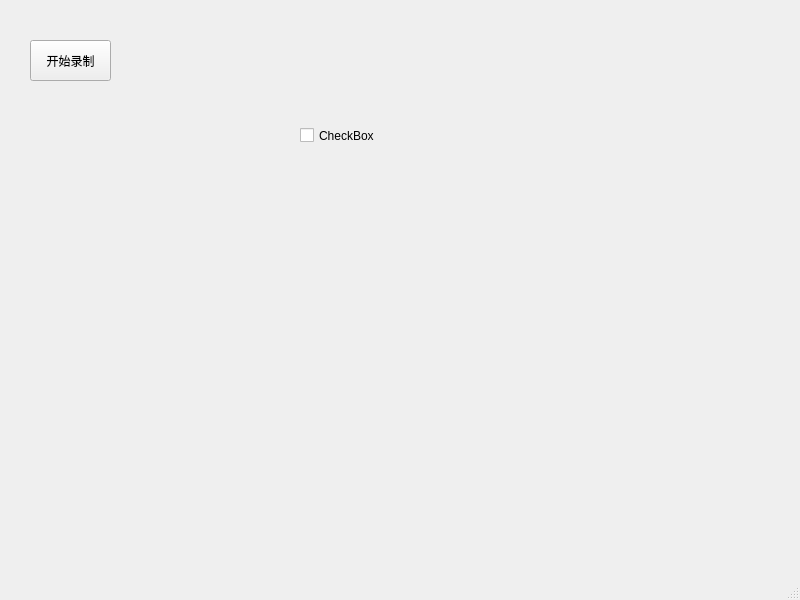
<?xml version="1.0" encoding="UTF-8"?>
<ui version="4.0">
 <class>MainWindow</class>
 <widget class="QMainWindow" name="MainWindow">
  <property name="geometry">
   <rect>
    <x>0</x>
    <y>0</y>
    <width>800</width>
    <height>600</height>
   </rect>
  </property>
  <property name="windowTitle">
   <string>MainWindow</string>
  </property>
  <widget class="QWidget" name="centralwidget">
   <widget class="QPushButton" name="AudioButton">
    <property name="geometry">
     <rect>
      <x>30</x>
      <y>40</y>
      <width>81</width>
      <height>41</height>
     </rect>
    </property>
    <property name="text">
     <string>开始录制</string>
    </property>
   </widget>
   <widget class="QCheckBox" name="checkBox">
    <property name="geometry">
     <rect>
      <x>300</x>
      <y>100</y>
      <width>121</width>
      <height>71</height>
     </rect>
    </property>
    <property name="text">
     <string>CheckBox</string>
    </property>
   </widget>
  </widget>
  <widget class="QMenuBar" name="menubar">
   <property name="geometry">
    <rect>
     <x>0</x>
     <y>0</y>
     <width>800</width>
     <height>21</height>
    </rect>
   </property>
  </widget>
  <widget class="QStatusBar" name="statusbar"/>
 </widget>
 <resources/>
 <connections/>
</ui>
